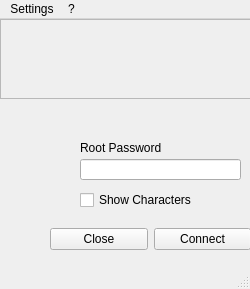
<?xml version="1.0" encoding="UTF-8"?>
<ui version="4.0">
 <class>MainWindow</class>
 <widget class="QMainWindow" name="MainWindow">
  <property name="geometry">
   <rect>
    <x>0</x>
    <y>0</y>
    <width>250</width>
    <height>289</height>
   </rect>
  </property>
  <property name="windowTitle">
   <string>FHV VPN Connect</string>
  </property>
  <property name="styleSheet">
   <string notr="true"/>
  </property>
  <widget class="QWidget" name="centralwidget">
   <widget class="QWidget" name="gridConfirm" native="true">
    <property name="geometry">
     <rect>
      <x>50</x>
      <y>200</y>
      <width>201</width>
      <height>41</height>
     </rect>
    </property>
    <layout class="QGridLayout" name="gridLayout">
     <item row="0" column="0">
      <widget class="QPushButton" name="buttonCancel">
       <property name="statusTip">
        <string>Close Window</string>
       </property>
       <property name="accessibleName">
        <string/>
       </property>
       <property name="text">
        <string>Close</string>
       </property>
      </widget>
     </item>
     <item row="0" column="1">
      <widget class="QPushButton" name="buttonConnect">
       <property name="statusTip">
        <string>Connect to FHV Vpn</string>
       </property>
       <property name="text">
        <string>Connect</string>
       </property>
       <property name="shortcut">
        <string>Return, Ctrl+S</string>
       </property>
       <property name="autoDefault">
        <bool>false</bool>
       </property>
       <property name="default">
        <bool>false</bool>
       </property>
       <property name="flat">
        <bool>false</bool>
       </property>
      </widget>
     </item>
    </layout>
   </widget>
   <widget class="QFrame" name="frame">
    <property name="geometry">
     <rect>
      <x>0</x>
      <y>0</y>
      <width>251</width>
      <height>80</height>
     </rect>
    </property>
    <property name="styleSheet">
     <string notr="true">background-image: url(:/fhv-logo.jpeg);</string>
    </property>
    <property name="frameShape">
     <enum>QFrame::StyledPanel</enum>
    </property>
    <property name="frameShadow">
     <enum>QFrame::Raised</enum>
    </property>
   </widget>
   <widget class="QLabel" name="label">
    <property name="geometry">
     <rect>
      <x>80</x>
      <y>120</y>
      <width>111</width>
      <height>17</height>
     </rect>
    </property>
    <property name="text">
     <string>Root Password</string>
    </property>
   </widget>
   <widget class="QLineEdit" name="lineEditRootPwd">
    <property name="geometry">
     <rect>
      <x>80</x>
      <y>140</y>
      <width>161</width>
      <height>21</height>
     </rect>
    </property>
    <property name="echoMode">
     <enum>QLineEdit::Password</enum>
    </property>
   </widget>
   <widget class="QCheckBox" name="checkBoxShowRootPwd">
    <property name="geometry">
     <rect>
      <x>80</x>
      <y>170</y>
      <width>151</width>
      <height>22</height>
     </rect>
    </property>
    <property name="text">
     <string>Show Characters</string>
    </property>
   </widget>
  </widget>
  <widget class="QMenuBar" name="menubar">
   <property name="geometry">
    <rect>
     <x>0</x>
     <y>0</y>
     <width>250</width>
     <height>25</height>
    </rect>
   </property>
   <widget class="QMenu" name="menuSettings">
    <property name="title">
     <string>Settings</string>
    </property>
    <addaction name="actionOpenConfigDialog"/>
   </widget>
   <widget class="QMenu" name="menu">
    <property name="title">
     <string>?</string>
    </property>
    <addaction name="actionHelp"/>
    <addaction name="actionAbout"/>
   </widget>
   <addaction name="menuSettings"/>
   <addaction name="menu"/>
  </widget>
  <widget class="QStatusBar" name="statusbar"/>
  <action name="actionOpenConfigDialog">
   <property name="text">
    <string>Config</string>
   </property>
   <property name="shortcut">
    <string>Ctrl+Shift+S</string>
   </property>
  </action>
  <action name="actionHelp">
   <property name="text">
    <string>Help</string>
   </property>
  </action>
  <action name="actionAbout">
   <property name="text">
    <string>About</string>
   </property>
  </action>
 </widget>
 <resources>
  <include location="../img/images.qrc"/>
 </resources>
 <connections/>
</ui>
